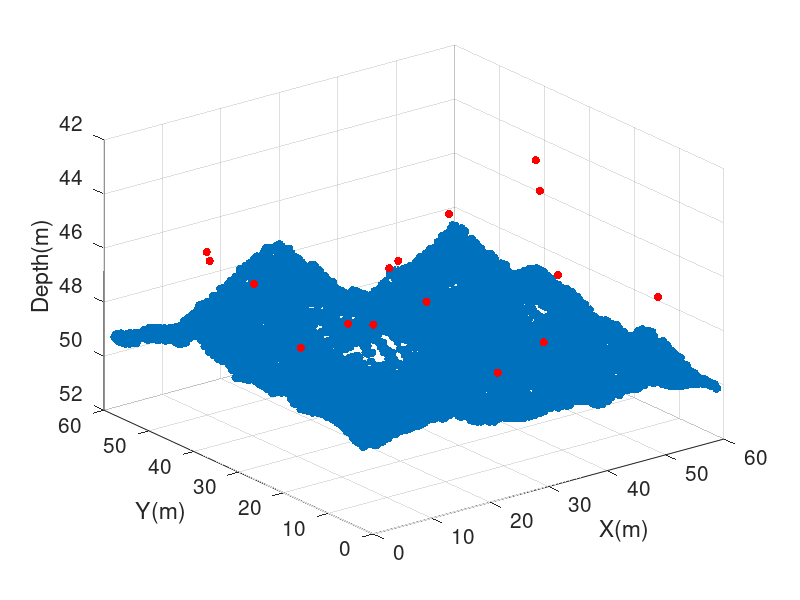
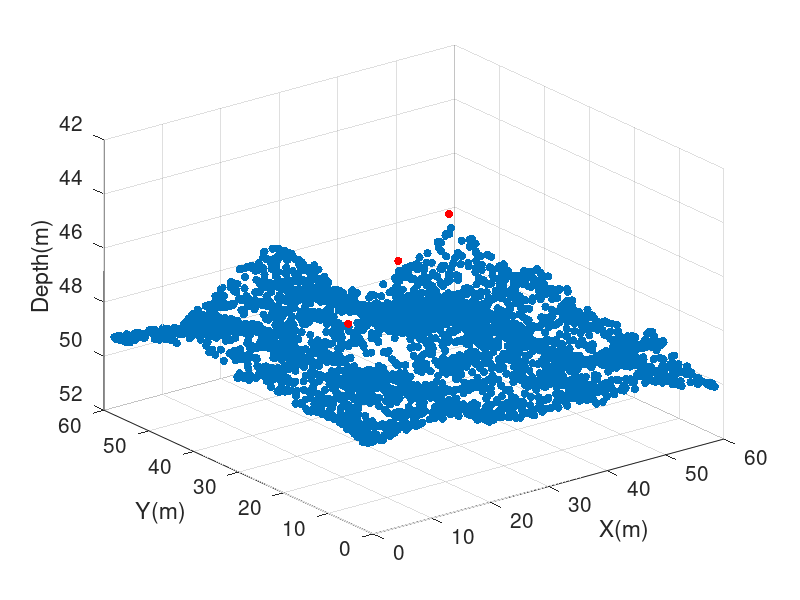

MATLAB code for these plots, in order:
%%%%%%%%%%%%%%%%%%%%%%%%%%%%%%%%%%%%%%%%%%%%%%%%%%%%%%%%%%%%%%%%%%%%%%%%%%%
%
%  Code Author: Zhang Jiali
%  Institute: Tianjin University
%  Date: 2022.04.25
%
%%%%%%%%%%%%%%%%%%%%%%%%%%%%%%%%%%%%%%%%%%%%%%%%%%%%%%%%%%%%%%%%%%%%%%%%%%
clc;
clear all;
close all;

load('Sounding.mat');
load('Spital_outliers.mat');

figure
subplot(1,1,1)
scatter3(Sounding(:,1),Sounding(:,2),Sounding(:,3),'filled');
xlabel('X(m)'),ylabel('Y(m)'),zlabel('Depth(m)')
set(gca,'ZDir','reverse')
set(gca,'FontSize',15)
hold on
scatter3(Sounding(Spital_outliers(:,1),1),Sounding(Spital_outliers(:,1),2),Spital_outliers(:,2),'r','filled');
set(gca,'ZDir','reverse')

%%%%%%%%%%%%%%%%%%%%%%% Influence radius of sounding points
res = 1;                % Grid resolution
                        
a = 0.5;                % Order 1a
b = 0.013;
DistExp = 2;            % User defined parameters, here we use the default value
xx1 = Sounding(:,1);
yy1 = Sounding(:,2);
vertU1 = Sounding(:,4);       % TVU
posionU1 = Sounding(:,5);       % THU
depth1 = Sounding(:,3);

sigma_vertMax_square = ( a^2 + ( b .* depth1 ).^2 ) / 1.96^2;
vertU_square = vertU1 .^2;
sigma_square_divide = sigma_vertMax_square ./ vertU_square;

zz = find( sigma_square_divide <1 );
nn = size(zz,1);
j = 0;
jj = zeros(nn,1);
for i = 1:1:length(sigma_square_divide)
    if ( sigma_square_divide(i) < 1 )
        j=j+1;
        jj(j) = i;
    end
end

xx1(jj) = [];
yy1(jj) = [];
depth1(jj) = [];
vertU1(jj) = [];
posionU1(jj) = [];

sigma_vertMax_square = ( a^2 + ( b .* depth1 ).^2 ) / 1.96^2;
vertU_square = vertU1 .^2;
sigma_square_divide = sigma_vertMax_square ./ vertU_square;
sigma_square_divide_DistExp = ( sigma_square_divide - 1 ) .^ ( 1/DistExp );
r = ( res * sigma_square_divide_DistExp ) - 2.962 .* posionU1;

xx2 = xx1;
yy2 = yy1;
depth2 = depth1;
vertU2 = vertU1;
posionU2 = posionU1;

aa = find ( r < res );
xx2(aa) = [];                         
yy2(aa) = [];                         
depth2(aa) = [];
vertU2(aa) = [];
posionU2(aa) = [];
r(aa) = [];

r_max = 2.925 * posionU2;
for i_r = 1:1:size( posionU2,1 )  
    if ( r(i_r) > r_max(i_r) )
        r(i_r) = r_max(i_r);
    end 
end

data = [xx2,yy2,depth2,r];
%%%%%%%%%%%%%%%%%%%%%%%%%%%%%%%%%%%%%%%%%%%%%%%%%%%%%%%%%%%%%%%%%%%%%%%%%%%%%%%%%%%%

Residual_index = [];
for kk = 1 : 1 : size( Spital_outliers,1 )
    aa = find( data(:,3) == Spital_outliers(kk,2));
   if ( aa )
       Residual_index = [Residual_index;aa];
   end
end
Residual_Spital_outliers = data(Residual_index,3);

figure
scatter3(data(:,1),data(:,2),data(:,3),'filled');
xlabel('X(m)'),ylabel('Y(m)'),zlabel('Depth(m)');
set(gca,'ZDir','reverse')
set(gca,'FontSize',15)
hold on
scatter3(data(Residual_index,1),data(Residual_index,2),Residual_Spital_outliers,'r','filled');
set(gca,'ZDir','reverse')





